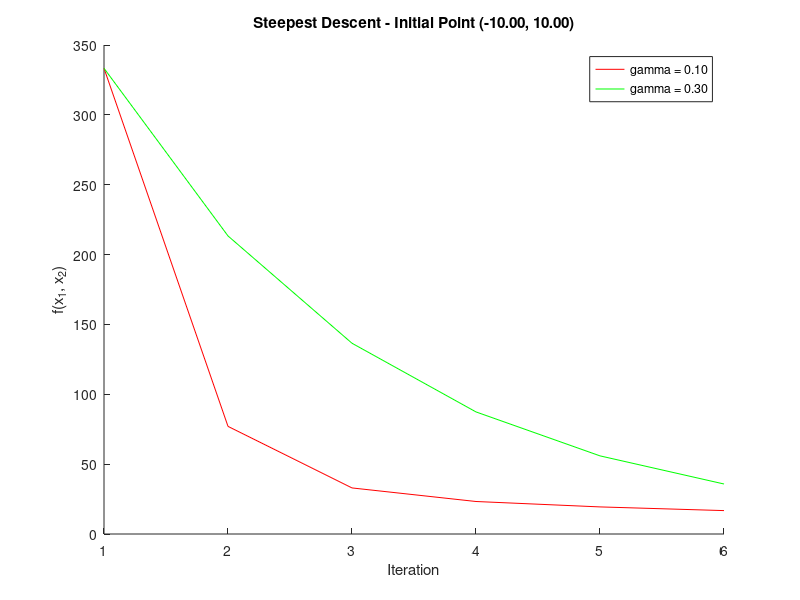

Source code (MATLAB):
clc; clear;

% Define the function and its gradient
f = @(x1, x2) (1/3) * x1^2 + 3 * x2^2;  % Function
grad_f = @(x1, x2) [(2*x1)/3; 6*x2];    % Gradient of f

% Parameters
tolerance = 0.001; % Convergence tolerance
max_iters = 5; % Maximum number of iterations
gamma_constant = [0.1, 0.3, 3, 5]; % Learning rates

% Colors for the plots
colors = ['r', 'g', 'b', 'm'];

% Initial point
x1k = -10;
x2k = 10;

% Prepare a figure
figure;
hold on;
title(sprintf('Steepest Descent - Initial Point (%.2f, %.2f)', x1k, x2k));
xlabel('Iteration');
ylabel('f(x_1, x_2)');

for i = 1:length(gamma_constant)-2
    % Produce results for all gamma values
    gamma = gamma_constant(i);
    
    % Reset initial point for each method
    x1 = x1k;
    x2 = x2k;
    iter = 0;
    
    % Store function values
    func_values = [];
    
    while true
        % Compute gradient
        grad = grad_f(x1, x2);
        grad_norm = norm(grad);
        
        % Track function value
        func_values = [func_values, f(x1, x2)];
        
        % Check convergence
        if grad_norm < tolerance || iter >= max_iters
            break;
        end
        
        % Update variables
        x1 = x1 - gamma * grad(1);
        x2 = x2 - gamma * grad(2);
        iter = iter + 1;
    end
    
    % Plot the convergence
    plot(func_values, colors(i), 'DisplayName', sprintf('gamma = %.2f', gamma_constant(i)));
    
    % Final results for this method
    fprintf('Minimum at (%.4f, %.4f) with f(x_1, x_2) = %.6f after %d iterations.\n', x1, x2, f(x1, x2), iter);
end
    
% Add legend and finalize plot
legend;
hold off;
fprintf('\n');
